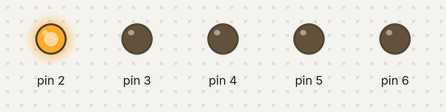
A sketch run on a simulated Arduino Uno, built with avr-gcc and run on an emulated ATmega328P. Parts: output pins drawn as LEDs (lit = HIGH).

Above: at 0.05 s.
At 0.45 s:
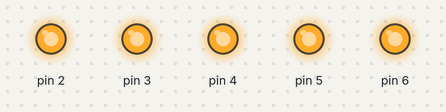
At 0.65 s:
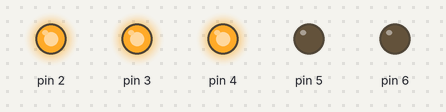
At 1.35 s:
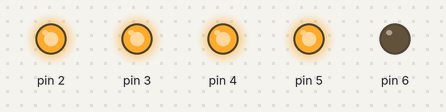
At 1.95 s:
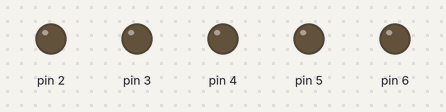
At 2.75 s:
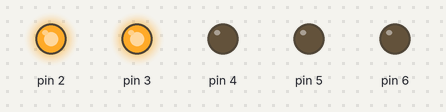
Timing chart, 0 to 3.0 s (numbered marks = the images above):
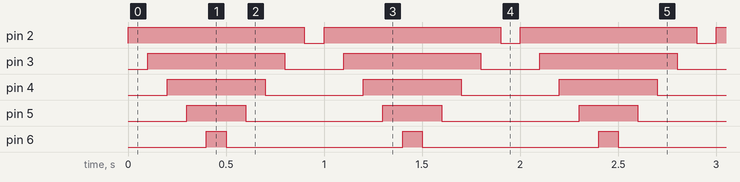

The sketch:

pr_tica_2.ino
```cpp
void setup() {
 for(int i = 2; i <= 6; i++){
  pinMode(i, OUTPUT);
 }

}

void loop() {

  for(int x = 2; x <=6; x++){

    digitalWrite(x, HIGH);
    delay(100);

  }
  for(int j = 6; j >= 2; j--){

    digitalWrite(j, LOW);
    delay(100);

  }
}
```

Measured:
- by itself, pin 2: alternates HIGH for 0.90 s and LOW for 0.10 s
- by itself, pin 3: alternates HIGH for 0.70 s and LOW for 0.30 s
- by itself, pin 4: alternates HIGH for 0.50 s and LOW for 0.50 s
- by itself, pin 5: alternates HIGH for 0.30 s and LOW for 0.70 s
- by itself, pin 6: alternates HIGH for 0.10 s and LOW for 0.90 s
